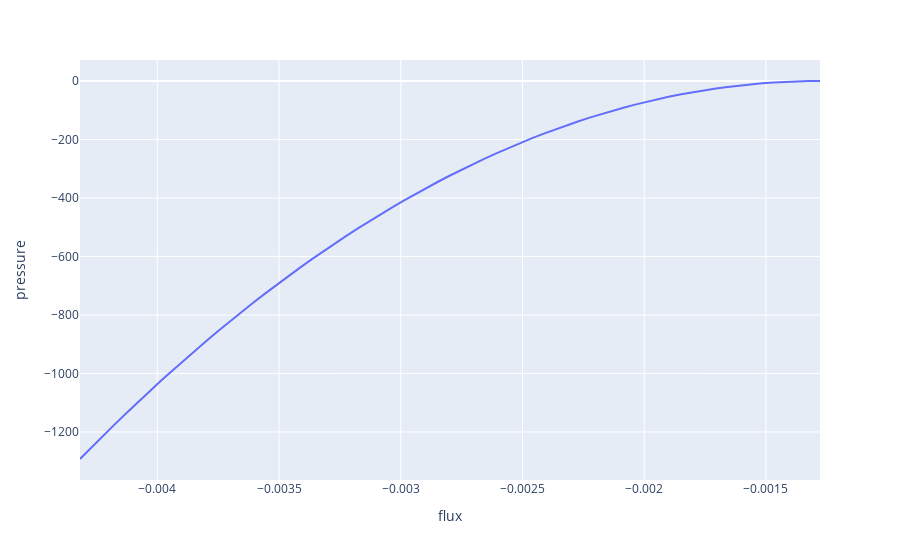
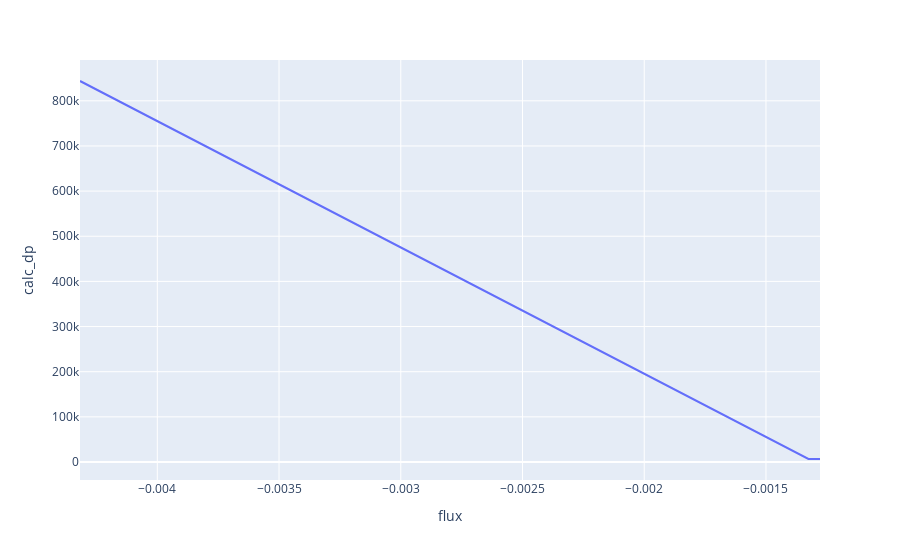
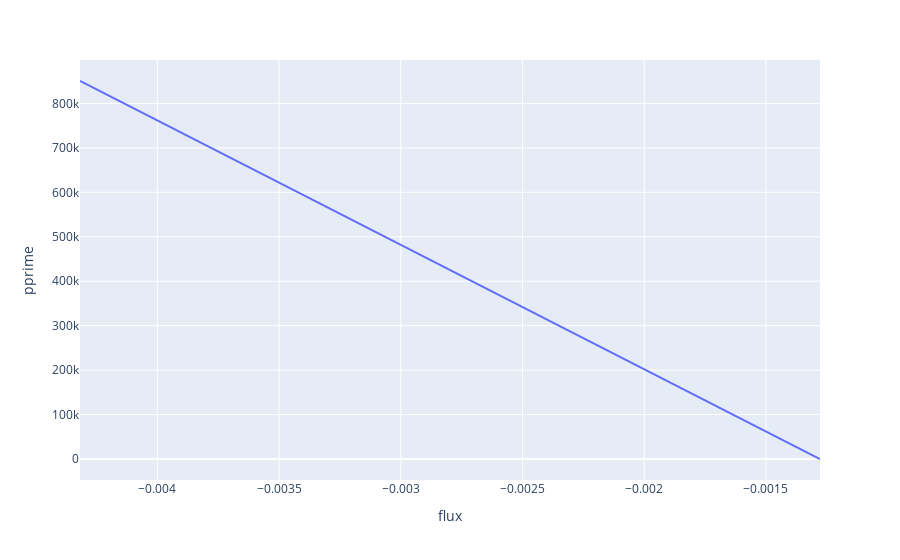

The notebook cell saved with these charts, in order:
### Code cell
# Differentiate the pressure waveform with the flux and confirm that it matches dp/df.
y = np.array(pr['pres'])
x = np.linspace(0, 1, len(y))
x2 = get_flux(x)
df = pd.DataFrame(data=np.array([x2, y]).T, columns=['flux', 'pressure'])
fig2 = px.line(df, x='flux', y='pressure')
fig2.show()
# pprime by computing derivatives
v = get_diff(x2, y)
df = pd.DataFrame(data=np.array([x2, v]).T, columns=['flux', 'calc_dp'])
fig2 = px.line(df, x='flux', y='calc_dp')
fig2.show()
# pprime with g-file
y1 = pr['pprime']
df = pd.DataFrame(data=np.array([x2, y1]).T, columns=['flux', 'pprime'])
fig2 = px.line(df, x='flux', y='pprime')
fig2.show()
